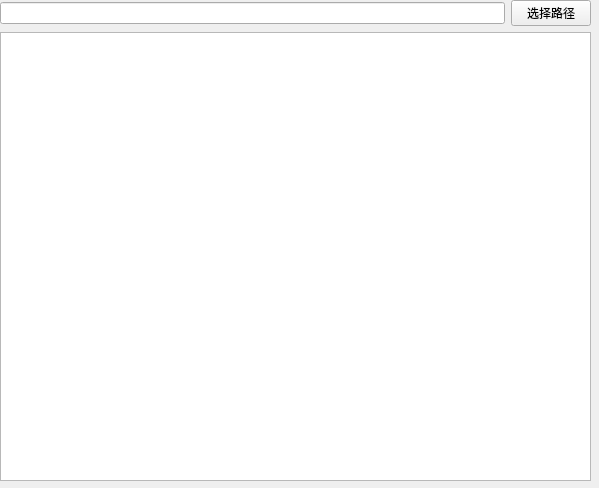
<?xml version="1.0" encoding="UTF-8"?>
<ui version="4.0">
 <class>Widget</class>
 <widget class="QWidget" name="Widget">
  <property name="geometry">
   <rect>
    <x>0</x>
    <y>0</y>
    <width>599</width>
    <height>488</height>
   </rect>
  </property>
  <property name="windowTitle">
   <string>Widget</string>
  </property>
  <widget class="QWidget" name="widget" native="true">
   <property name="geometry">
    <rect>
     <x>0</x>
     <y>0</y>
     <width>591</width>
     <height>481</height>
    </rect>
   </property>
   <layout class="QGridLayout" name="gridLayout">
    <item row="0" column="0">
     <widget class="QLineEdit" name="lineEdit"/>
    </item>
    <item row="0" column="1">
     <widget class="QPushButton" name="pushButton">
      <property name="text">
       <string>选择路径</string>
      </property>
     </widget>
    </item>
    <item row="1" column="0" colspan="2">
     <widget class="QTextEdit" name="textEdit"/>
    </item>
   </layout>
  </widget>
 </widget>
 <resources/>
 <connections/>
</ui>
